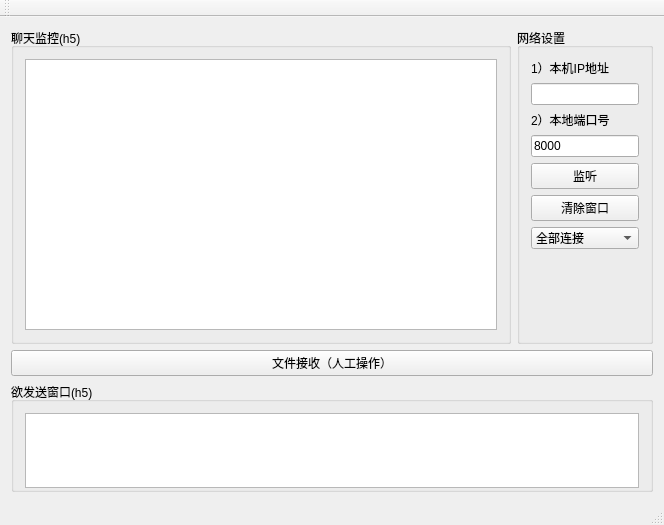
<?xml version="1.0" encoding="UTF-8"?>
<ui version="4.0">
 <class>MyTcpServer</class>
 <widget class="QMainWindow" name="MyTcpServer">
  <property name="geometry">
   <rect>
    <x>0</x>
    <y>0</y>
    <width>664</width>
    <height>525</height>
   </rect>
  </property>
  <property name="windowTitle">
   <string>MyTcpServer</string>
  </property>
  <widget class="QWidget" name="centralWidget">
   <layout class="QVBoxLayout" name="verticalLayout_4">
    <item>
     <layout class="QHBoxLayout" name="horizontalLayout_4">
      <item>
       <widget class="QGroupBox" name="groupBox">
        <property name="title">
         <string>聊天监控(h5)</string>
        </property>
        <layout class="QHBoxLayout" name="horizontalLayout_2">
         <item>
          <widget class="QTextEdit" name="edtRecv">
           <property name="minimumSize">
            <size>
             <width>400</width>
             <height>250</height>
            </size>
           </property>
           <property name="readOnly">
            <bool>true</bool>
           </property>
          </widget>
         </item>
        </layout>
       </widget>
      </item>
      <item>
       <widget class="QGroupBox" name="groupBox_3">
        <property name="sizePolicy">
         <sizepolicy hsizetype="Fixed" vsizetype="Preferred">
          <horstretch>0</horstretch>
          <verstretch>0</verstretch>
         </sizepolicy>
        </property>
        <property name="title">
         <string>网络设置</string>
        </property>
        <layout class="QVBoxLayout" name="verticalLayout_2">
         <item>
          <layout class="QVBoxLayout" name="verticalLayout">
           <item>
            <widget class="QLabel" name="label">
             <property name="text">
              <string>1）本机IP地址</string>
             </property>
            </widget>
           </item>
           <item>
            <widget class="QLineEdit" name="edtIP">
             <property name="text">
              <string/>
             </property>
            </widget>
           </item>
           <item>
            <widget class="QLabel" name="label_2">
             <property name="text">
              <string>2）本地端口号</string>
             </property>
            </widget>
           </item>
           <item>
            <widget class="QLineEdit" name="edtPort">
             <property name="text">
              <string>8000</string>
             </property>
            </widget>
           </item>
           <item>
            <widget class="QPushButton" name="btnConnect">
             <property name="text">
              <string>监听</string>
             </property>
            </widget>
           </item>
           <item>
            <layout class="QHBoxLayout" name="horizontalLayout">
             <item>
              <widget class="QPushButton" name="btnClear">
               <property name="text">
                <string>清除窗口</string>
               </property>
              </widget>
             </item>
            </layout>
           </item>
           <item>
            <widget class="QComboBox" name="cbxConnection">
             <item>
              <property name="text">
               <string>全部连接</string>
              </property>
             </item>
            </widget>
           </item>
           <item>
            <spacer name="verticalSpacer">
             <property name="orientation">
              <enum>Qt::Vertical</enum>
             </property>
             <property name="sizeHint" stdset="0">
              <size>
               <width>20</width>
               <height>40</height>
              </size>
             </property>
            </spacer>
           </item>
          </layout>
         </item>
        </layout>
       </widget>
      </item>
     </layout>
    </item>
    <item>
     <widget class="QPushButton" name="pushButton">
      <property name="text">
       <string>文件接收（人工操作）</string>
      </property>
     </widget>
    </item>
    <item>
     <widget class="QGroupBox" name="groupBox_2">
      <property name="sizePolicy">
       <sizepolicy hsizetype="Expanding" vsizetype="Preferred">
        <horstretch>0</horstretch>
        <verstretch>0</verstretch>
       </sizepolicy>
      </property>
      <property name="minimumSize">
       <size>
        <width>610</width>
        <height>110</height>
       </size>
      </property>
      <property name="maximumSize">
       <size>
        <width>16777215</width>
        <height>110</height>
       </size>
      </property>
      <property name="title">
       <string>欲发送窗口(h5)</string>
      </property>
      <layout class="QVBoxLayout" name="verticalLayout_3">
       <item>
        <layout class="QHBoxLayout" name="horizontalLayout_3">
         <item>
          <widget class="QTextEdit" name="edtSend">
           <property name="sizePolicy">
            <sizepolicy hsizetype="Expanding" vsizetype="Expanding">
             <horstretch>0</horstretch>
             <verstretch>0</verstretch>
            </sizepolicy>
           </property>
           <property name="minimumSize">
            <size>
             <width>500</width>
             <height>75</height>
            </size>
           </property>
           <property name="maximumSize">
            <size>
             <width>16777215</width>
             <height>75</height>
            </size>
           </property>
          </widget>
         </item>
        </layout>
       </item>
      </layout>
     </widget>
    </item>
   </layout>
  </widget>
  <widget class="QMenuBar" name="menuBar">
   <property name="geometry">
    <rect>
     <x>0</x>
     <y>0</y>
     <width>664</width>
     <height>26</height>
    </rect>
   </property>
  </widget>
  <widget class="QToolBar" name="mainToolBar">
   <attribute name="toolBarArea">
    <enum>TopToolBarArea</enum>
   </attribute>
   <attribute name="toolBarBreak">
    <bool>false</bool>
   </attribute>
  </widget>
  <widget class="QStatusBar" name="statusBar"/>
 </widget>
 <layoutdefault spacing="6" margin="11"/>
 <resources/>
 <connections/>
</ui>
